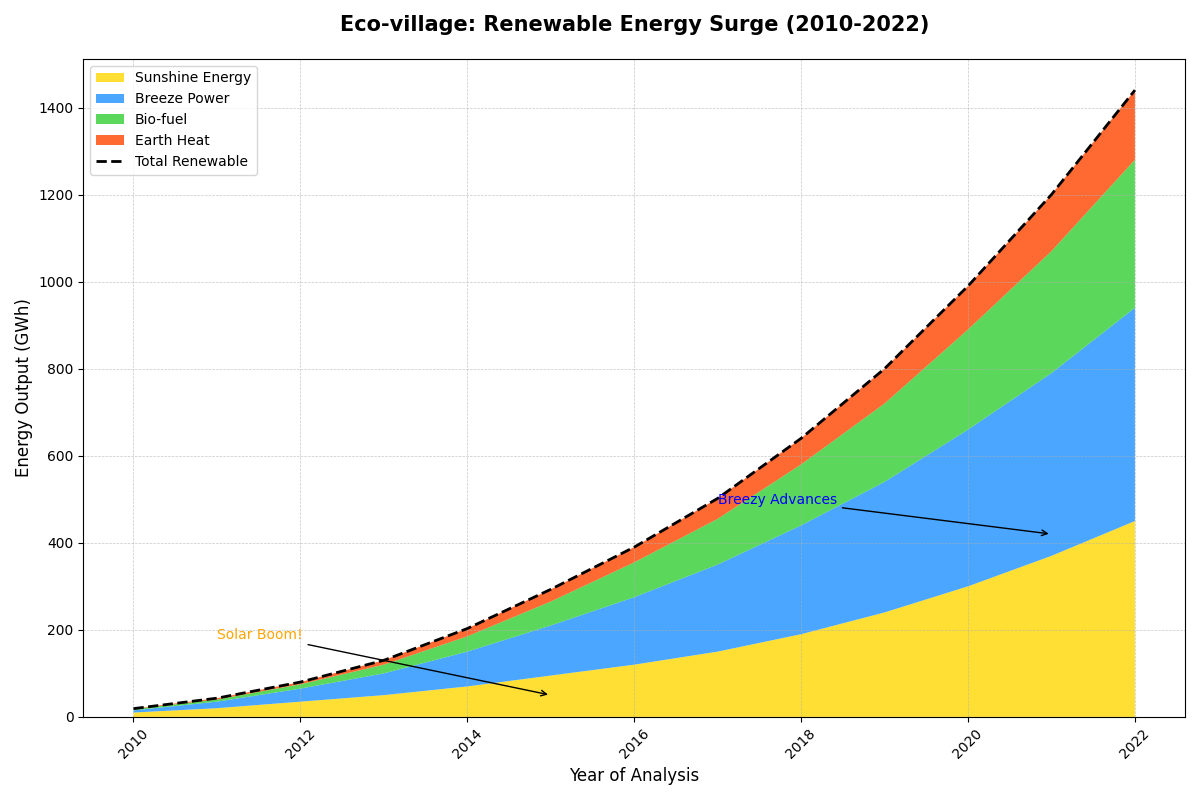

This chart was generated by the following Python code:
import matplotlib.pyplot as plt
import numpy as np

years = np.arange(2010, 2023)

solar_energy = np.array([10, 20, 35, 50, 70, 95, 120, 150, 190, 240, 300, 370, 450])
wind_energy = np.array([5, 15, 30, 50, 80, 115, 155, 200, 250, 300, 360, 420, 490])
biomass_energy = np.array([3, 5, 10, 20, 35, 55, 80, 105, 140, 180, 230, 280, 340])
geothermal_energy = np.array([1, 3, 5, 10, 18, 28, 35, 47, 60, 80, 100, 130, 160])

energy_data = np.vstack([solar_energy, wind_energy, biomass_energy, geothermal_energy])
total_energy = solar_energy + wind_energy + biomass_energy + geothermal_energy

fig, ax = plt.subplots(figsize=(12, 8))
colors = ['#FFD700', '#1E90FF', '#32CD32', '#FF4500']

ax.stackplot(years, energy_data, labels=['Sunshine Energy', 'Breeze Power', 'Bio-fuel', 'Earth Heat'], colors=colors, alpha=0.8)
ax.plot(years, total_energy, color='black', linestyle='--', linewidth=2, label='Total Renewable')

# Changed titles and labels
ax.set_title('Eco-village: Renewable Energy Surge (2010-2022)', fontsize=15, weight='bold', pad=20)
ax.set_xlabel('Year of Analysis', fontsize=12)
ax.set_ylabel('Energy Output (GWh)', fontsize=12)

ax.legend(loc='upper left', fontsize=10)
ax.grid(True, linestyle='--', linewidth=0.5, alpha=0.7)

plt.xticks(rotation=45)

# Randomly altered annotation texts
ax.annotate('Solar Boom!', xy=(2015, 50), xytext=(2011, 180),
            arrowprops=dict(facecolor='yellow', arrowstyle='->'),
            fontsize=10, color='orange')

ax.annotate('Breezy Advances', xy=(2021, 420), xytext=(2017, 490),
            arrowprops=dict(facecolor='blue', arrowstyle='->'),
            fontsize=10, color='blue')

plt.tight_layout()
plt.show()
